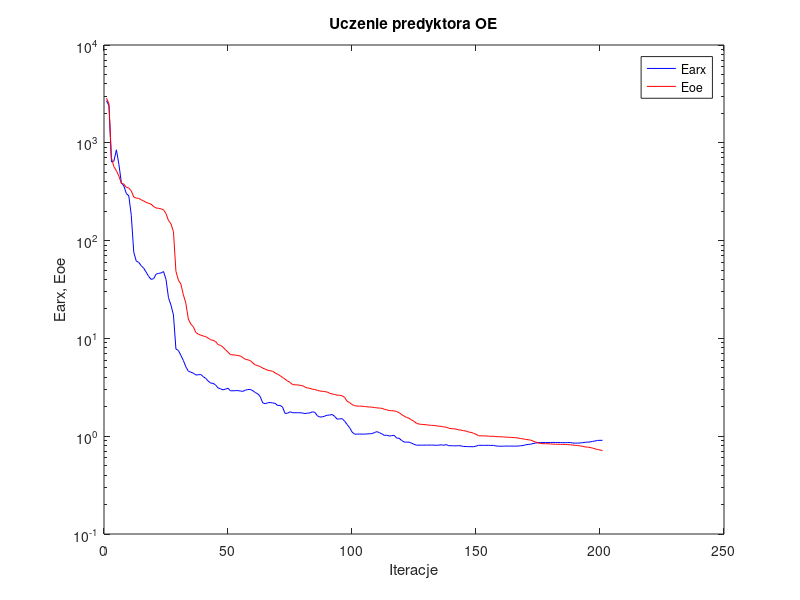
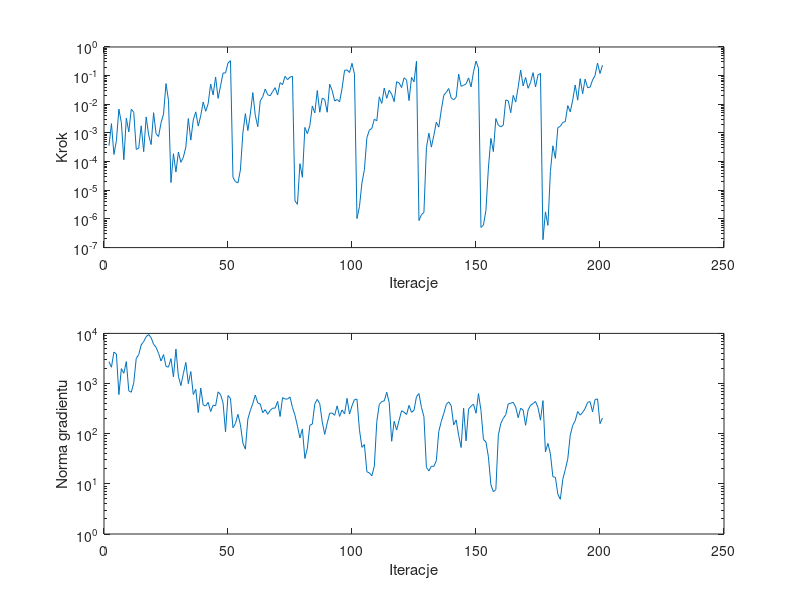

The MATLAB source for these figures, in order:
%uczenie predyktora oe
clear all;
n=0; farx(n+1)=2.692722e+003; foe(n+1)=2.860312e+003; wspucz(n+1)=0.000000e+000; ng(n+1)=0.000000e+000;
%odnowa zmiennej metryki
n=1; farx(n+1)=2.397282e+003; foe(n+1)=2.501590e+003; krok(n+1)=3.606707e-004; ng(n+1)=2.732789e+003;
n=2; farx(n+1)=6.366810e+002; foe(n+1)=7.000828e+002; krok(n+1)=2.110724e-003; ng(n+1)=2.114653e+003;
n=3; farx(n+1)=6.515099e+002; foe(n+1)=5.683479e+002; krok(n+1)=1.784716e-004; ng(n+1)=4.238177e+003;
n=4; farx(n+1)=8.482682e+002; foe(n+1)=5.182264e+002; krok(n+1)=5.391128e-004; ng(n+1)=3.886923e+003;
n=5; farx(n+1)=6.028504e+002; foe(n+1)=4.578662e+002; krok(n+1)=6.800237e-003; ng(n+1)=6.020306e+002;
n=6; farx(n+1)=3.906112e+002; foe(n+1)=3.834013e+002; krok(n+1)=2.277771e-003; ng(n+1)=1.987513e+003;
n=7; farx(n+1)=3.625820e+002; foe(n+1)=3.792576e+002; krok(n+1)=1.162937e-004; ng(n+1)=1.605721e+003;
n=8; farx(n+1)=3.030217e+002; foe(n+1)=3.498964e+002; krok(n+1)=3.286413e-003; ng(n+1)=2.739206e+003;
n=9; farx(n+1)=2.872869e+002; foe(n+1)=3.452935e+002; krok(n+1)=1.093891e-003; ng(n+1)=7.140033e+002;
n=10; farx(n+1)=1.814746e+002; foe(n+1)=3.223481e+002; krok(n+1)=6.728198e-003; ng(n+1)=6.718057e+002;
n=11; farx(n+1)=7.611206e+001; foe(n+1)=2.787276e+002; krok(n+1)=5.242823e-003; ng(n+1)=1.038912e+003;
n=12; farx(n+1)=6.191063e+001; foe(n+1)=2.723650e+002; krok(n+1)=2.661414e-004; ng(n+1)=3.183877e+003;
n=13; farx(n+1)=5.982172e+001; foe(n+1)=2.702248e+002; krok(n+1)=2.949750e-004; ng(n+1)=3.764281e+003;
n=14; farx(n+1)=5.543588e+001; foe(n+1)=2.616050e+002; krok(n+1)=1.779489e-003; ng(n+1)=5.897008e+003;
n=15; farx(n+1)=5.224418e+001; foe(n+1)=2.542093e+002; krok(n+1)=2.215284e-004; ng(n+1)=6.879454e+003;
n=16; farx(n+1)=4.758274e+001; foe(n+1)=2.460831e+002; krok(n+1)=3.621201e-003; ng(n+1)=8.603648e+003;
n=17; farx(n+1)=4.307746e+001; foe(n+1)=2.402820e+002; krok(n+1)=8.540993e-004; ng(n+1)=9.495076e+003;
n=18; farx(n+1)=4.014240e+001; foe(n+1)=2.358710e+002; krok(n+1)=3.939441e-004; ng(n+1)=8.238487e+003;
n=19; farx(n+1)=4.078230e+001; foe(n+1)=2.227686e+002; krok(n+1)=5.095665e-003; ng(n+1)=6.050648e+003;
n=20; farx(n+1)=4.533044e+001; foe(n+1)=2.157086e+002; krok(n+1)=9.352282e-004; ng(n+1)=5.277494e+003;
n=21; farx(n+1)=4.622850e+001; foe(n+1)=2.137741e+002; krok(n+1)=7.499704e-004; ng(n+1)=4.007213e+003;
n=22; farx(n+1)=4.665203e+001; foe(n+1)=2.112815e+002; krok(n+1)=2.269576e-003; ng(n+1)=2.808738e+003;
n=23; farx(n+1)=4.825482e+001; foe(n+1)=2.065369e+002; krok(n+1)=4.550450e-003; ng(n+1)=3.787856e+003;
n=24; farx(n+1)=4.012471e+001; foe(n+1)=1.887237e+002; krok(n+1)=5.286105e-002; ng(n+1)=2.197990e+003;
n=25; farx(n+1)=2.607085e+001; foe(n+1)=1.606252e+002; krok(n+1)=1.384176e-002; ng(n+1)=2.121092e+003;
%odnowa zmiennej metryki
n=26; farx(n+1)=2.191045e+001; foe(n+1)=1.484049e+002; krok(n+1)=1.859953e-005; ng(n+1)=3.136774e+003;
n=27; farx(n+1)=1.737635e+001; foe(n+1)=1.233765e+002; krok(n+1)=1.885993e-004; ng(n+1)=1.355441e+003;
n=28; farx(n+1)=7.794037e+000; foe(n+1)=4.853265e+001; krok(n+1)=4.334515e-005; ng(n+1)=4.881880e+003;
n=29; farx(n+1)=7.522239e+000; foe(n+1)=3.942702e+001; krok(n+1)=2.160041e-004; ng(n+1)=1.398961e+003;
n=30; farx(n+1)=6.703143e+000; foe(n+1)=3.589207e+001; krok(n+1)=9.449902e-005; ng(n+1)=9.083859e+002;
n=31; farx(n+1)=5.948439e+000; foe(n+1)=2.793474e+001; krok(n+1)=1.429130e-004; ng(n+1)=1.583816e+003;
n=32; farx(n+1)=5.123735e+000; foe(n+1)=2.292584e+001; krok(n+1)=3.233551e-004; ng(n+1)=2.635619e+003;
n=33; farx(n+1)=4.628793e+000; foe(n+1)=1.578365e+001; krok(n+1)=3.188662e-003; ng(n+1)=9.960136e+002;
n=34; farx(n+1)=4.515559e+000; foe(n+1)=1.401727e+001; krok(n+1)=5.623096e-004; ng(n+1)=1.733969e+003;
n=35; farx(n+1)=4.416039e+000; foe(n+1)=1.317802e+001; krok(n+1)=2.855949e-003; ng(n+1)=6.059586e+002;
n=36; farx(n+1)=4.227217e+000; foe(n+1)=1.153569e+001; krok(n+1)=5.445782e-003; ng(n+1)=7.689290e+002;
n=37; farx(n+1)=4.245875e+000; foe(n+1)=1.104448e+001; krok(n+1)=1.736904e-003; ng(n+1)=2.640210e+002;
n=38; farx(n+1)=4.280517e+000; foe(n+1)=1.078604e+001; krok(n+1)=3.990929e-003; ng(n+1)=8.141974e+002;
n=39; farx(n+1)=4.066211e+000; foe(n+1)=1.058974e+001; krok(n+1)=1.205272e-002; ng(n+1)=3.728741e+002;
n=40; farx(n+1)=3.907379e+000; foe(n+1)=1.041405e+001; krok(n+1)=5.711090e-003; ng(n+1)=3.569931e+002;
n=41; farx(n+1)=3.667266e+000; foe(n+1)=1.007096e+001; krok(n+1)=1.053841e-002; ng(n+1)=4.214310e+002;
n=42; farx(n+1)=3.489367e+000; foe(n+1)=9.688357e+000; krok(n+1)=5.099752e-002; ng(n+1)=2.760226e+002;
n=43; farx(n+1)=3.475031e+000; foe(n+1)=9.553953e+000; krok(n+1)=2.121282e-002; ng(n+1)=3.705931e+002;
n=44; farx(n+1)=3.336375e+000; foe(n+1)=9.265383e+000; krok(n+1)=8.973318e-002; ng(n+1)=3.592955e+002;
n=45; farx(n+1)=3.117142e+000; foe(n+1)=8.634574e+000; krok(n+1)=1.605804e-002; ng(n+1)=6.826356e+002;
n=46; farx(n+1)=3.050169e+000; foe(n+1)=8.492794e+000; krok(n+1)=4.446078e-002; ng(n+1)=6.035116e+002;
n=47; farx(n+1)=2.979885e+000; foe(n+1)=8.115443e+000; krok(n+1)=1.234601e-001; ng(n+1)=4.115948e+002;
n=48; farx(n+1)=3.031393e+000; foe(n+1)=7.651762e+000; krok(n+1)=1.241631e-001; ng(n+1)=1.087738e+002;
n=49; farx(n+1)=3.090769e+000; foe(n+1)=7.225479e+000; krok(n+1)=2.767539e-001; ng(n+1)=5.780438e+002;
n=50; farx(n+1)=2.910501e+000; foe(n+1)=6.826652e+000; krok(n+1)=3.319551e-001; ng(n+1)=5.041833e+002;
%odnowa zmiennej metryki
n=51; farx(n+1)=2.913513e+000; foe(n+1)=6.791567e+000; krok(n+1)=2.832743e-005; ng(n+1)=1.313159e+002;
n=52; farx(n+1)=2.922644e+000; foe(n+1)=6.745211e+000; krok(n+1)=2.007443e-005; ng(n+1)=1.599765e+002;
n=53; farx(n+1)=2.926385e+000; foe(n+1)=6.682041e+000; krok(n+1)=1.799457e-005; ng(n+1)=2.434131e+002;
n=54; farx(n+1)=2.897680e+000; foe(n+1)=6.601466e+000; krok(n+1)=5.111781e-005; ng(n+1)=1.511703e+002;
n=55; farx(n+1)=2.875652e+000; foe(n+1)=6.362359e+000; krok(n+1)=1.002232e-003; ng(n+1)=6.502187e+001;
n=56; farx(n+1)=2.957851e+000; foe(n+1)=6.102265e+000; krok(n+1)=4.714228e-003; ng(n+1)=4.911389e+001;
n=57; farx(n+1)=2.997399e+000; foe(n+1)=6.038276e+000; krok(n+1)=1.215721e-003; ng(n+1)=1.953750e+002;
n=58; farx(n+1)=3.008022e+000; foe(n+1)=5.924977e+000; krok(n+1)=4.546520e-003; ng(n+1)=2.899866e+002;
n=59; farx(n+1)=2.919920e+000; foe(n+1)=5.615677e+000; krok(n+1)=2.561940e-002; ng(n+1)=3.992673e+002;
n=60; farx(n+1)=2.795681e+000; foe(n+1)=5.354749e+000; krok(n+1)=4.150488e-003; ng(n+1)=5.888261e+002;
n=61; farx(n+1)=2.712900e+000; foe(n+1)=5.258648e+000; krok(n+1)=1.651908e-003; ng(n+1)=4.102958e+002;
n=62; farx(n+1)=2.538743e+000; foe(n+1)=5.152485e+000; krok(n+1)=1.321526e-002; ng(n+1)=3.903742e+002;
n=63; farx(n+1)=2.190836e+000; foe(n+1)=4.962463e+000; krok(n+1)=1.830545e-002; ng(n+1)=2.618856e+002;
n=64; farx(n+1)=2.149644e+000; foe(n+1)=4.853065e+000; krok(n+1)=3.413625e-002; ng(n+1)=3.023448e+002;
n=65; farx(n+1)=2.196730e+000; foe(n+1)=4.721824e+000; krok(n+1)=2.165649e-002; ng(n+1)=2.438716e+002;
n=66; farx(n+1)=2.211312e+000; foe(n+1)=4.672698e+000; krok(n+1)=1.989989e-002; ng(n+1)=2.899804e+002;
n=67; farx(n+1)=2.188186e+000; foe(n+1)=4.607292e+000; krok(n+1)=2.779047e-002; ng(n+1)=3.226821e+002;
n=68; farx(n+1)=2.167581e+000; foe(n+1)=4.435219e+000; krok(n+1)=3.802441e-002; ng(n+1)=3.230591e+002;
n=69; farx(n+1)=2.061027e+000; foe(n+1)=4.306545e+000; krok(n+1)=2.107682e-002; ng(n+1)=4.413835e+002;
n=70; farx(n+1)=2.066389e+000; foe(n+1)=4.165218e+000; krok(n+1)=5.671128e-002; ng(n+1)=2.199842e+002;
n=71; farx(n+1)=1.983364e+000; foe(n+1)=3.989079e+000; krok(n+1)=4.880471e-002; ng(n+1)=5.244861e+002;
n=72; farx(n+1)=1.710932e+000; foe(n+1)=3.827715e+000; krok(n+1)=9.464413e-002; ng(n+1)=4.922474e+002;
n=73; farx(n+1)=1.717304e+000; foe(n+1)=3.667192e+000; krok(n+1)=7.240442e-002; ng(n+1)=4.905477e+002;
n=74; farx(n+1)=1.776533e+000; foe(n+1)=3.550320e+000; krok(n+1)=8.892157e-002; ng(n+1)=5.403317e+002;
n=75; farx(n+1)=1.739553e+000; foe(n+1)=3.371785e+000; krok(n+1)=9.464413e-002; ng(n+1)=3.318659e+002;
%odnowa zmiennej metryki
n=76; farx(n+1)=1.737445e+000; foe(n+1)=3.352820e+000; krok(n+1)=4.269784e-006; ng(n+1)=2.336888e+002;
n=77; farx(n+1)=1.737584e+000; foe(n+1)=3.348719e+000; krok(n+1)=3.238406e-006; ng(n+1)=1.413499e+002;
n=78; farx(n+1)=1.738050e+000; foe(n+1)=3.315917e+000; krok(n+1)=8.459568e-005; ng(n+1)=8.239810e+001;
n=79; farx(n+1)=1.727097e+000; foe(n+1)=3.284442e+000; krok(n+1)=2.832743e-005; ng(n+1)=1.243137e+002;
n=80; farx(n+1)=1.704555e+000; foe(n+1)=3.185235e+000; krok(n+1)=1.561071e-003; ng(n+1)=3.201746e+001;
n=81; farx(n+1)=1.722478e+000; foe(n+1)=3.109769e+000; krok(n+1)=9.349870e-004; ng(n+1)=5.170976e+001;
n=82; farx(n+1)=1.729348e+000; foe(n+1)=3.094668e+000; krok(n+1)=1.812955e-003; ng(n+1)=1.468977e+002;
n=83; farx(n+1)=1.775168e+000; foe(n+1)=3.021186e+000; krok(n+1)=8.744518e-003; ng(n+1)=1.558128e+002;
n=84; farx(n+1)=1.753503e+000; foe(n+1)=3.003837e+000; krok(n+1)=5.000456e-003; ng(n+1)=3.935972e+002;
n=85; farx(n+1)=1.622925e+000; foe(n+1)=2.945448e+000; krok(n+1)=3.032212e-002; ng(n+1)=4.832278e+002;
n=86; farx(n+1)=1.569956e+000; foe(n+1)=2.897388e+000; krok(n+1)=5.295103e-003; ng(n+1)=3.951007e+002;
n=87; farx(n+1)=1.577318e+000; foe(n+1)=2.881960e+000; krok(n+1)=1.647425e-002; ng(n+1)=1.718197e+002;
n=88; farx(n+1)=1.604002e+000; foe(n+1)=2.857141e+000; krok(n+1)=1.464382e-002; ng(n+1)=9.684167e+001;
n=89; farx(n+1)=1.638732e+000; foe(n+1)=2.831145e+000; krok(n+1)=5.282995e-003; ng(n+1)=1.627303e+002;
n=90; farx(n+1)=1.644649e+000; foe(n+1)=2.745650e+000; krok(n+1)=5.031042e-002; ng(n+1)=2.556053e+002;
n=91; farx(n+1)=1.669017e+000; foe(n+1)=2.702174e+000; krok(n+1)=3.022871e-002; ng(n+1)=2.581701e+002;
n=92; farx(n+1)=1.594176e+000; foe(n+1)=2.670075e+000; krok(n+1)=1.303276e-002; ng(n+1)=2.325873e+002;
n=93; farx(n+1)=1.495410e+000; foe(n+1)=2.627910e+000; krok(n+1)=1.477175e-002; ng(n+1)=3.592853e+002;
n=94; farx(n+1)=1.502742e+000; foe(n+1)=2.620356e+000; krok(n+1)=1.219985e-002; ng(n+1)=2.210777e+002;
n=95; farx(n+1)=1.512442e+000; foe(n+1)=2.590750e+000; krok(n+1)=3.640360e-002; ng(n+1)=2.982286e+002;
n=96; farx(n+1)=1.430248e+000; foe(n+1)=2.497820e+000; krok(n+1)=1.525346e-001; ng(n+1)=2.478986e+002;
n=97; farx(n+1)=1.318813e+000; foe(n+1)=2.283005e+000; krok(n+1)=1.585191e-001; ng(n+1)=5.069387e+002;
n=98; farx(n+1)=1.227673e+000; foe(n+1)=2.206709e+000; krok(n+1)=1.288873e-001; ng(n+1)=2.463601e+002;
n=99; farx(n+1)=1.105968e+000; foe(n+1)=2.110026e+000; krok(n+1)=2.693452e-001; ng(n+1)=3.595927e+002;
n=100; farx(n+1)=1.050399e+000; foe(n+1)=2.053437e+000; krok(n+1)=1.119739e-001; ng(n+1)=4.795473e+002;
%odnowa zmiennej metryki
n=101; farx(n+1)=1.050759e+000; foe(n+1)=2.033126e+000; krok(n+1)=1.030699e-006; ng(n+1)=4.894006e+002;
n=102; farx(n+1)=1.050735e+000; foe(n+1)=2.030386e+000; krok(n+1)=2.673313e-006; ng(n+1)=1.202781e+002;
n=103; farx(n+1)=1.051404e+000; foe(n+1)=2.026783e+000; krok(n+1)=1.809834e-005; ng(n+1)=5.344040e+001;
n=104; farx(n+1)=1.049920e+000; foe(n+1)=2.011997e+000; krok(n+1)=5.261508e-005; ng(n+1)=6.064096e+001;
n=105; farx(n+1)=1.054835e+000; foe(n+1)=1.998963e+000; krok(n+1)=6.847610e-004; ng(n+1)=1.744272e+001;
n=106; farx(n+1)=1.058556e+000; foe(n+1)=1.987420e+000; krok(n+1)=1.250908e-003; ng(n+1)=1.651508e+001;
n=107; farx(n+1)=1.063409e+000; foe(n+1)=1.983998e+000; krok(n+1)=1.441974e-003; ng(n+1)=1.448343e+001;
n=108; farx(n+1)=1.086593e+000; foe(n+1)=1.963453e+000; krok(n+1)=3.021288e-003; ng(n+1)=2.247655e+001;
n=109; farx(n+1)=1.113935e+000; foe(n+1)=1.949674e+000; krok(n+1)=2.647020e-003; ng(n+1)=1.756006e+002;
n=110; farx(n+1)=1.087770e+000; foe(n+1)=1.938315e+000; krok(n+1)=1.830045e-002; ng(n+1)=3.836895e+002;
n=111; farx(n+1)=1.059540e+000; foe(n+1)=1.930471e+000; krok(n+1)=1.073668e-002; ng(n+1)=4.387935e+002;
n=112; farx(n+1)=1.020078e+000; foe(n+1)=1.887817e+000; krok(n+1)=3.700668e-002; ng(n+1)=4.505702e+002;
n=113; farx(n+1)=1.023240e+000; foe(n+1)=1.857934e+000; krok(n+1)=1.618413e-002; ng(n+1)=6.718419e+002;
n=114; farx(n+1)=1.005852e+000; foe(n+1)=1.831130e+000; krok(n+1)=3.112854e-002; ng(n+1)=4.152440e+002;
n=115; farx(n+1)=1.011394e+000; foe(n+1)=1.822576e+000; krok(n+1)=2.251094e-002; ng(n+1)=7.064155e+001;
n=116; farx(n+1)=1.020339e+000; foe(n+1)=1.814590e+000; krok(n+1)=1.238474e-002; ng(n+1)=1.765862e+002;
n=117; farx(n+1)=9.572813e-001; foe(n+1)=1.789068e+000; krok(n+1)=6.144187e-002; ng(n+1)=1.181892e+002;
n=118; farx(n+1)=9.523837e-001; foe(n+1)=1.740811e+000; krok(n+1)=5.576355e-002; ng(n+1)=1.858007e+002;
n=119; farx(n+1)=9.049445e-001; foe(n+1)=1.662474e+000; krok(n+1)=3.820826e-002; ng(n+1)=2.869670e+002;
n=120; farx(n+1)=8.733865e-001; foe(n+1)=1.608505e+000; krok(n+1)=8.470464e-002; ng(n+1)=2.685399e+002;
n=121; farx(n+1)=8.682428e-001; foe(n+1)=1.553004e+000; krok(n+1)=7.000904e-002; ng(n+1)=2.419797e+002;
n=122; farx(n+1)=8.701117e-001; foe(n+1)=1.526772e+000; krok(n+1)=1.346946e-002; ng(n+1)=3.672682e+002;
n=123; farx(n+1)=8.486839e-001; foe(n+1)=1.466523e+000; krok(n+1)=8.693674e-002; ng(n+1)=2.669742e+002;
n=124; farx(n+1)=8.269105e-001; foe(n+1)=1.419259e+000; krok(n+1)=6.087640e-002; ng(n+1)=2.935160e+002;
n=125; farx(n+1)=8.094673e-001; foe(n+1)=1.354239e+000; krok(n+1)=3.200292e-001; ng(n+1)=5.472245e+002;
%odnowa zmiennej metryki
n=126; farx(n+1)=8.098969e-001; foe(n+1)=1.331192e+000; krok(n+1)=8.773641e-007; ng(n+1)=6.322583e+002;
n=127; farx(n+1)=8.104462e-001; foe(n+1)=1.321394e+000; krok(n+1)=1.412253e-006; ng(n+1)=3.355605e+002;
n=128; farx(n+1)=8.105292e-001; foe(n+1)=1.315508e+000; krok(n+1)=1.690903e-006; ng(n+1)=2.181270e+002;
n=129; farx(n+1)=8.108237e-001; foe(n+1)=1.309425e+000; krok(n+1)=3.028661e-004; ng(n+1)=2.124434e+001;
n=130; farx(n+1)=8.111681e-001; foe(n+1)=1.297658e+000; krok(n+1)=9.824964e-004; ng(n+1)=1.809806e+001;
n=131; farx(n+1)=8.118059e-001; foe(n+1)=1.291670e+000; krok(n+1)=3.211908e-004; ng(n+1)=2.250524e+001;
n=132; farx(n+1)=8.107237e-001; foe(n+1)=1.288842e+000; krok(n+1)=8.216032e-004; ng(n+1)=2.225079e+001;
n=133; farx(n+1)=8.067532e-001; foe(n+1)=1.275866e+000; krok(n+1)=2.383354e-003; ng(n+1)=2.907146e+001;
n=134; farx(n+1)=8.096617e-001; foe(n+1)=1.268738e+000; krok(n+1)=1.600227e-003; ng(n+1)=1.113875e+002;
n=135; farx(n+1)=8.176542e-001; foe(n+1)=1.260105e+000; krok(n+1)=6.374691e-003; ng(n+1)=1.760093e+002;
n=136; farx(n+1)=8.072785e-001; foe(n+1)=1.244178e+000; krok(n+1)=2.047906e-002; ng(n+1)=2.522638e+002;
n=137; farx(n+1)=8.212813e-001; foe(n+1)=1.236799e+000; krok(n+1)=2.618049e-002; ng(n+1)=3.805553e+002;
n=138; farx(n+1)=7.983395e-001; foe(n+1)=1.207379e+000; krok(n+1)=3.559767e-002; ng(n+1)=4.321978e+002;
n=139; farx(n+1)=8.005432e-001; foe(n+1)=1.195384e+000; krok(n+1)=1.669364e-002; ng(n+1)=3.617698e+002;
n=140; farx(n+1)=7.969427e-001; foe(n+1)=1.190539e+000; krok(n+1)=1.430505e-002; ng(n+1)=1.497715e+002;
n=141; farx(n+1)=7.970027e-001; foe(n+1)=1.182046e+000; krok(n+1)=1.771116e-002; ng(n+1)=1.882683e+002;
n=142; farx(n+1)=8.013090e-001; foe(n+1)=1.162131e+000; krok(n+1)=1.134226e-001; ng(n+1)=9.273659e+001;
n=143; farx(n+1)=7.953376e-001; foe(n+1)=1.153467e+000; krok(n+1)=4.242564e-002; ng(n+1)=5.301143e+001;
n=144; farx(n+1)=7.851549e-001; foe(n+1)=1.136873e+000; krok(n+1)=4.614317e-002; ng(n+1)=3.220968e+002;
n=145; farx(n+1)=7.853674e-001; foe(n+1)=1.130643e+000; krok(n+1)=5.197516e-002; ng(n+1)=7.183112e+001;
n=146; farx(n+1)=7.814196e-001; foe(n+1)=1.103064e+000; krok(n+1)=8.333356e-002; ng(n+1)=3.091089e+002;
n=147; farx(n+1)=7.819702e-001; foe(n+1)=1.093924e+000; krok(n+1)=4.048730e-002; ng(n+1)=3.548748e+002;
n=148; farx(n+1)=7.802667e-001; foe(n+1)=1.071850e+000; krok(n+1)=1.357860e-001; ng(n+1)=3.876450e+002;
n=149; farx(n+1)=7.914960e-001; foe(n+1)=1.046073e+000; krok(n+1)=3.202323e-001; ng(n+1)=2.557999e+002;
n=150; farx(n+1)=8.067727e-001; foe(n+1)=1.011193e+000; krok(n+1)=1.818254e-001; ng(n+1)=6.292486e+002;
%odnowa zmiennej metryki
n=151; farx(n+1)=8.065492e-001; foe(n+1)=1.007974e+000; krok(n+1)=5.036690e-007; ng(n+1)=2.924149e+002;
n=152; farx(n+1)=8.065216e-001; foe(n+1)=1.007745e+000; krok(n+1)=6.150701e-007; ng(n+1)=7.698213e+001;
n=153; farx(n+1)=8.064735e-001; foe(n+1)=1.007147e+000; krok(n+1)=1.985021e-006; ng(n+1)=6.858860e+001;
n=154; farx(n+1)=8.062289e-001; foe(n+1)=1.000914e+000; krok(n+1)=5.990465e-005; ng(n+1)=3.472266e+001;
n=155; farx(n+1)=8.057925e-001; foe(n+1)=9.983829e-001; krok(n+1)=6.488063e-004; ng(n+1)=9.615704e+000;
n=156; farx(n+1)=8.056407e-001; foe(n+1)=9.979632e-001; krok(n+1)=2.238326e-004; ng(n+1)=6.963806e+000;
n=157; farx(n+1)=7.947392e-001; foe(n+1)=9.911846e-001; krok(n+1)=3.174920e-003; ng(n+1)=7.680141e+000;
n=158; farx(n+1)=7.919427e-001; foe(n+1)=9.883540e-001; krok(n+1)=1.861026e-003; ng(n+1)=9.364768e+001;
n=159; farx(n+1)=7.898966e-001; foe(n+1)=9.860684e-001; krok(n+1)=1.643206e-003; ng(n+1)=1.595890e+002;
n=160; farx(n+1)=7.899543e-001; foe(n+1)=9.845644e-001; krok(n+1)=1.870456e-003; ng(n+1)=2.028591e+002;
n=161; farx(n+1)=7.941252e-001; foe(n+1)=9.787608e-001; krok(n+1)=1.417782e-002; ng(n+1)=2.390906e+002;
n=162; farx(n+1)=7.913176e-001; foe(n+1)=9.750249e-001; krok(n+1)=1.321526e-002; ng(n+1)=3.925828e+002;
n=163; farx(n+1)=7.926908e-001; foe(n+1)=9.730640e-001; krok(n+1)=5.095665e-003; ng(n+1)=4.054583e+002;
n=164; farx(n+1)=7.918548e-001; foe(n+1)=9.684442e-001; krok(n+1)=2.043074e-002; ng(n+1)=4.223793e+002;
n=165; farx(n+1)=7.917700e-001; foe(n+1)=9.656120e-001; krok(n+1)=1.193441e-002; ng(n+1)=3.403204e+002;
n=166; farx(n+1)=7.927038e-001; foe(n+1)=9.582687e-001; krok(n+1)=3.951655e-002; ng(n+1)=2.086603e+002;
n=167; farx(n+1)=7.988265e-001; foe(n+1)=9.461703e-001; krok(n+1)=1.569501e-001; ng(n+1)=3.214638e+002;
n=168; farx(n+1)=8.029498e-001; foe(n+1)=9.400653e-001; krok(n+1)=4.382471e-002; ng(n+1)=2.974718e+002;
n=169; farx(n+1)=8.170359e-001; foe(n+1)=9.272143e-001; krok(n+1)=8.643496e-002; ng(n+1)=1.471125e+002;
n=170; farx(n+1)=8.237118e-001; foe(n+1)=9.200447e-001; krok(n+1)=3.618094e-002; ng(n+1)=2.957716e+002;
n=171; farx(n+1)=8.281963e-001; foe(n+1)=9.131329e-001; krok(n+1)=5.857529e-002; ng(n+1)=3.693202e+002;
n=172; farx(n+1)=8.419454e-001; foe(n+1)=8.906775e-001; krok(n+1)=1.271551e-001; ng(n+1)=4.000139e+002;
n=173; farx(n+1)=8.494928e-001; foe(n+1)=8.721724e-001; krok(n+1)=4.017797e-002; ng(n+1)=4.389762e+002;
n=174; farx(n+1)=8.587635e-001; foe(n+1)=8.571371e-001; krok(n+1)=1.057221e-001; ng(n+1)=3.317321e+002;
n=175; farx(n+1)=8.618503e-001; foe(n+1)=8.419967e-001; krok(n+1)=1.196783e-001; ng(n+1)=1.862258e+002;
%odnowa zmiennej metryki
n=176; farx(n+1)=8.617644e-001; foe(n+1)=8.378880e-001; krok(n+1)=1.888725e-007; ng(n+1)=4.568745e+002;
n=177; farx(n+1)=8.617825e-001; foe(n+1)=8.375628e-001; krok(n+1)=1.756745e-006; ng(n+1)=4.343633e+001;
n=178; farx(n+1)=8.617519e-001; foe(n+1)=8.373852e-001; krok(n+1)=5.968167e-007; ng(n+1)=6.392106e+001;
n=179; farx(n+1)=8.623654e-001; foe(n+1)=8.331282e-001; krok(n+1)=4.559723e-005; ng(n+1)=3.961172e+001;
n=180; farx(n+1)=8.631110e-001; foe(n+1)=8.294079e-001; krok(n+1)=3.569431e-004; ng(n+1)=1.386238e+001;
n=181; farx(n+1)=8.628595e-001; foe(n+1)=8.280953e-001; krok(n+1)=1.297027e-004; ng(n+1)=1.349922e+001;
n=182; farx(n+1)=8.619750e-001; foe(n+1)=8.270244e-001; krok(n+1)=1.532816e-003; ng(n+1)=6.229713e+000;
n=183; farx(n+1)=8.608144e-001; foe(n+1)=8.251106e-001; krok(n+1)=1.700633e-003; ng(n+1)=4.920741e+000;
n=184; farx(n+1)=8.597999e-001; foe(n+1)=8.244411e-001; krok(n+1)=2.356189e-003; ng(n+1)=1.240133e+001;
n=185; farx(n+1)=8.590670e-001; foe(n+1)=8.236080e-001; krok(n+1)=2.472199e-003; ng(n+1)=1.926367e+001;
n=186; farx(n+1)=8.607898e-001; foe(n+1)=8.199734e-001; krok(n+1)=9.041785e-003; ng(n+1)=3.137309e+001;
n=187; farx(n+1)=8.615985e-001; foe(n+1)=8.167665e-001; krok(n+1)=5.457942e-003; ng(n+1)=9.348977e+001;
n=188; farx(n+1)=8.519985e-001; foe(n+1)=8.129659e-001; krok(n+1)=1.406421e-002; ng(n+1)=1.465895e+002;
n=189; farx(n+1)=8.504594e-001; foe(n+1)=8.057304e-001; krok(n+1)=4.725510e-002; ng(n+1)=1.813176e+002;
n=190; farx(n+1)=8.494450e-001; foe(n+1)=8.029034e-001; krok(n+1)=1.392711e-002; ng(n+1)=2.767254e+002;
n=191; farx(n+1)=8.531263e-001; foe(n+1)=7.947991e-001; krok(n+1)=7.841323e-002; ng(n+1)=2.347594e+002;
n=192; farx(n+1)=8.594982e-001; foe(n+1)=7.884389e-001; krok(n+1)=2.340953e-002; ng(n+1)=2.657755e+002;
n=193; farx(n+1)=8.672313e-001; foe(n+1)=7.766613e-001; krok(n+1)=7.549232e-002; ng(n+1)=3.182003e+002;
n=194; farx(n+1)=8.691791e-001; foe(n+1)=7.732448e-001; krok(n+1)=3.763810e-002; ng(n+1)=4.212635e+002;
n=195; farx(n+1)=8.741070e-001; foe(n+1)=7.666752e-001; krok(n+1)=3.979978e-002; ng(n+1)=4.360528e+002;
n=196; farx(n+1)=8.842055e-001; foe(n+1)=7.559189e-001; krok(n+1)=7.000904e-002; ng(n+1)=2.725351e+002;
n=197; farx(n+1)=8.932010e-001; foe(n+1)=7.430155e-001; krok(n+1)=1.011122e-001; ng(n+1)=4.787763e+002;
n=198; farx(n+1)=9.050696e-001; foe(n+1)=7.312311e-001; krok(n+1)=2.745494e-001; ng(n+1)=4.942993e+002;
n=199; farx(n+1)=9.075849e-001; foe(n+1)=7.233534e-001; krok(n+1)=1.185548e-001; ng(n+1)=1.584889e+002;
n=200; farx(n+1)=9.070793e-001; foe(n+1)=7.122085e-001; krok(n+1)=2.317569e-001; ng(n+1)=2.055113e+002;

figure; semilogy(farx,'b'); hold on; semilogy(foe,'r'); xlabel('Iteracje'); ylabel('Earx, Eoe'); legend('Earx','Eoe'); title('Uczenie predyktora OE');
figure; subplot(2,1,1); semilogy(krok); xlabel('Iteracje'); ylabel('Krok');
subplot(2,1,2); semilogy(ng); xlabel('Iteracje'); ylabel('Norma gradientu');
Earx=farx(n+1)
Eoe=foe(n+1)
